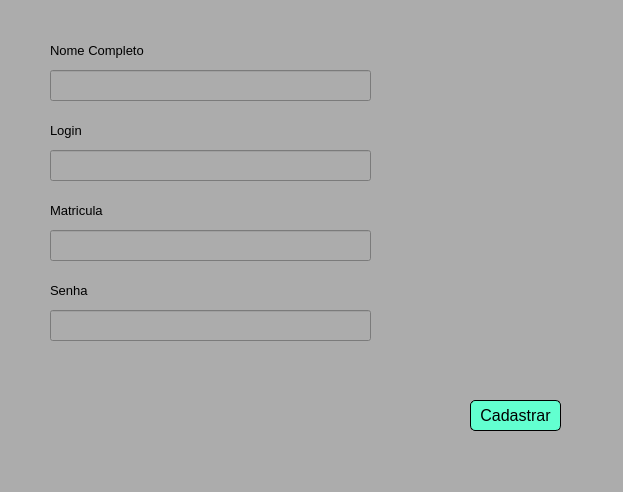
<?xml version="1.0" encoding="UTF-8"?>
<ui version="4.0">
 <class>MainWindow</class>
 <widget class="QMainWindow" name="MainWindow">
  <property name="geometry">
   <rect>
    <x>0</x>
    <y>0</y>
    <width>623</width>
    <height>492</height>
   </rect>
  </property>
  <property name="windowTitle">
   <string>MainWindow</string>
  </property>
  <property name="styleSheet">
   <string notr="true">background-color: rgb(172, 172, 172);</string>
  </property>
  <widget class="QWidget" name="centralwidget">
   <widget class="QLabel" name="label">
    <property name="geometry">
     <rect>
      <x>50</x>
      <y>40</y>
      <width>101</width>
      <height>21</height>
     </rect>
    </property>
    <property name="font">
     <font>
      <pointsize>10</pointsize>
     </font>
    </property>
    <property name="text">
     <string>Nome Completo</string>
    </property>
   </widget>
   <widget class="QLineEdit" name="lineEdit">
    <property name="geometry">
     <rect>
      <x>50</x>
      <y>70</y>
      <width>321</width>
      <height>31</height>
     </rect>
    </property>
    <property name="text">
     <string/>
    </property>
   </widget>
   <widget class="QLabel" name="label_2">
    <property name="geometry">
     <rect>
      <x>50</x>
      <y>120</y>
      <width>47</width>
      <height>21</height>
     </rect>
    </property>
    <property name="font">
     <font>
      <pointsize>10</pointsize>
     </font>
    </property>
    <property name="text">
     <string>Login</string>
    </property>
   </widget>
   <widget class="QLineEdit" name="lineEdit_2">
    <property name="geometry">
     <rect>
      <x>50</x>
      <y>150</y>
      <width>321</width>
      <height>31</height>
     </rect>
    </property>
    <property name="text">
     <string/>
    </property>
   </widget>
   <widget class="QLabel" name="label_3">
    <property name="geometry">
     <rect>
      <x>50</x>
      <y>200</y>
      <width>61</width>
      <height>21</height>
     </rect>
    </property>
    <property name="font">
     <font>
      <pointsize>10</pointsize>
     </font>
    </property>
    <property name="text">
     <string>Matricula</string>
    </property>
   </widget>
   <widget class="QLineEdit" name="lineEdit_3">
    <property name="geometry">
     <rect>
      <x>50</x>
      <y>230</y>
      <width>321</width>
      <height>31</height>
     </rect>
    </property>
    <property name="text">
     <string/>
    </property>
   </widget>
   <widget class="QLabel" name="label_4">
    <property name="geometry">
     <rect>
      <x>50</x>
      <y>280</y>
      <width>47</width>
      <height>21</height>
     </rect>
    </property>
    <property name="font">
     <font>
      <pointsize>10</pointsize>
     </font>
    </property>
    <property name="text">
     <string>Senha</string>
    </property>
   </widget>
   <widget class="QLineEdit" name="lineEdit_4">
    <property name="geometry">
     <rect>
      <x>50</x>
      <y>310</y>
      <width>321</width>
      <height>31</height>
     </rect>
    </property>
    <property name="text">
     <string/>
    </property>
   </widget>
   <widget class="QPushButton" name="pushButton">
    <property name="geometry">
     <rect>
      <x>470</x>
      <y>400</y>
      <width>91</width>
      <height>31</height>
     </rect>
    </property>
    <property name="font">
     <font>
      <family>Arial</family>
      <pointsize>12</pointsize>
     </font>
    </property>
    <property name="styleSheet">
     <string notr="true">background-color: rgb(98, 255, 208);
border-radius: 5px;
border-style: outset;
border-width: 1px;
border-color: black;</string>
    </property>
    <property name="text">
     <string>Cadastrar</string>
    </property>
   </widget>
  </widget>
  <widget class="QMenuBar" name="menubar">
   <property name="geometry">
    <rect>
     <x>0</x>
     <y>0</y>
     <width>623</width>
     <height>21</height>
    </rect>
   </property>
  </widget>
  <widget class="QStatusBar" name="statusbar"/>
 </widget>
 <resources/>
 <connections/>
</ui>
